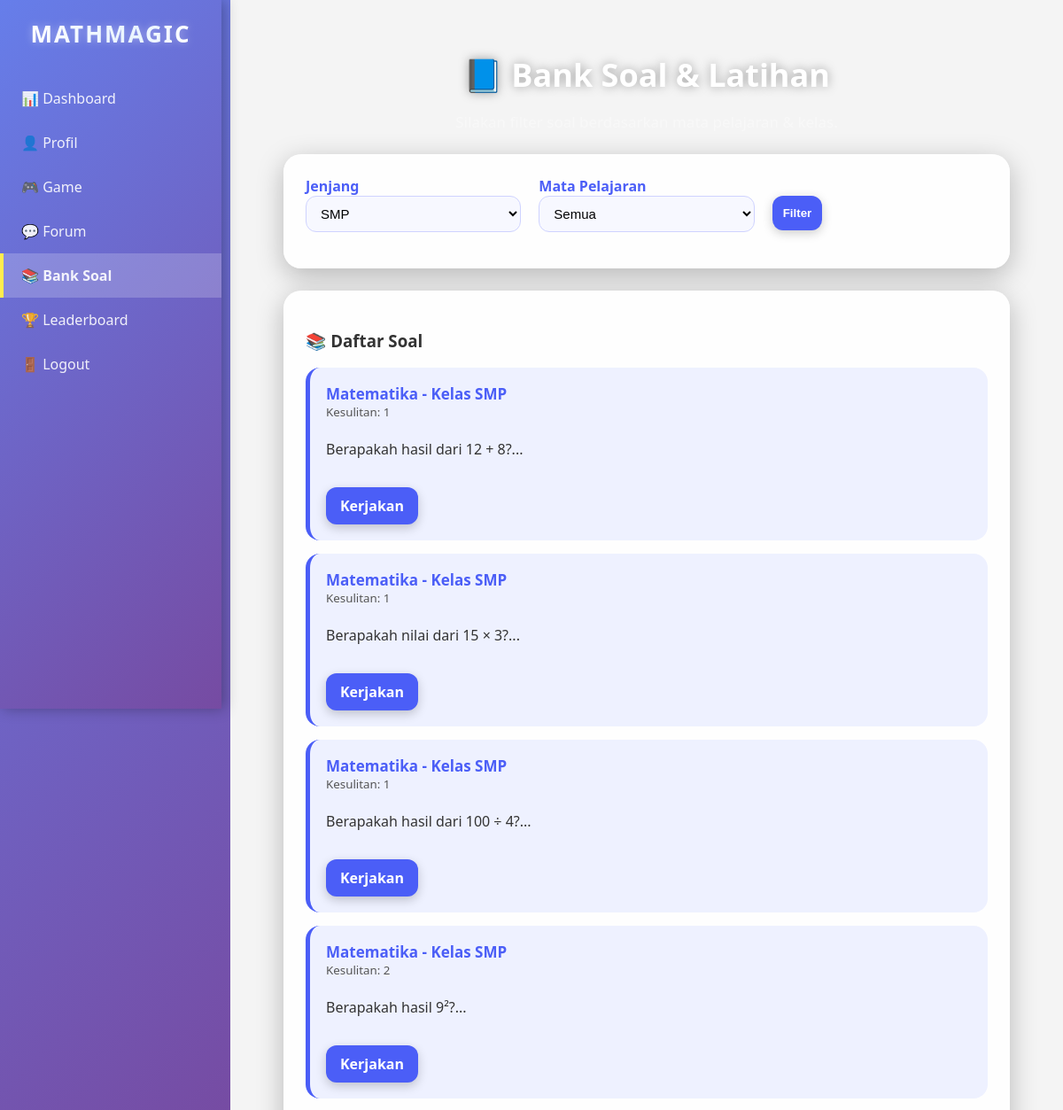
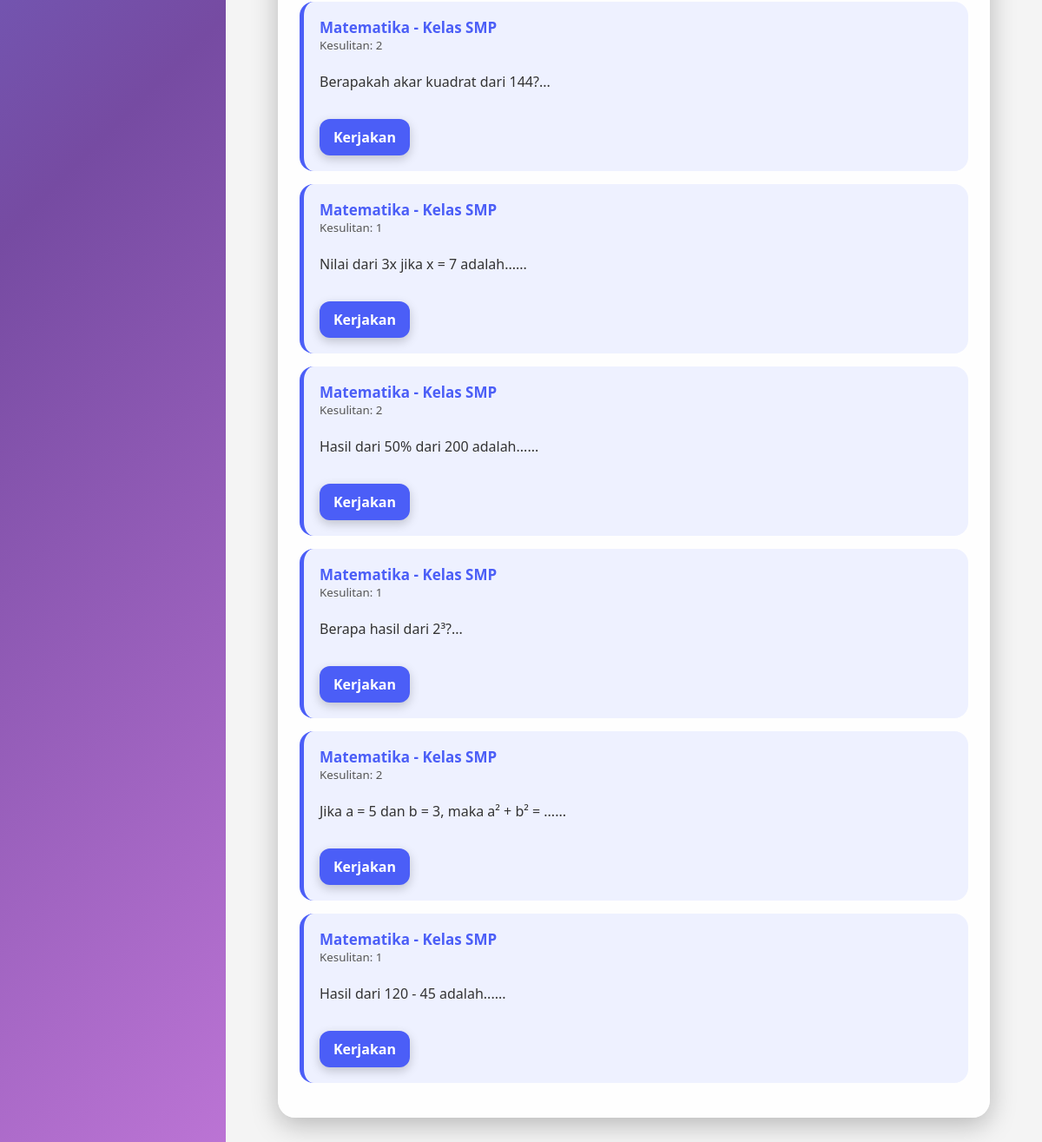
Screenshot of /siswa/banksoal.php (signed in) with the database file from the repository (2 pictures, top to bottom).
### tables this page shows
CREATE TABLE `question_bank` (
  `id` int NOT NULL,
  `created_by` int DEFAULT NULL,
  `subject_id` int NOT NULL,
  `kelas` varchar(50) NOT NULL,
  `type` enum('mcq','essay','match','numeric') NOT NULL DEFAULT 'mcq',
  `question` text NOT NULL,
  `option_a` text,
  `option_b` text,
  `option_c` text,
  `option_d` text,
  `correct_answer` varchar(255) DEFAULT NULL,
  `difficulty` tinyint DEFAULT '3',
  `created_at` datetime DEFAULT CURRENT_TIMESTAMP
);

CREATE TABLE `subjects` (
  `id` int NOT NULL,
  `code` varchar(50) NOT NULL,
  `name` varchar(150) NOT NULL,
  `description` text
);

### siswa/banksoal.php (the view, shortened to what this page needs)
<?php
require "../config.php";
include "../components/sidebar_siswa.php";
$jenjang = $_GET['jenjang'] ?? 'SMP';
$q = "SELECT qb.*, s.name AS subject_name
      FROM question_bank qb
      JOIN subjects s ON s.id = qb.subject_id
      WHERE qb.type = 'mcq'";
if ($jenjang)
    $q .= " AND qb.kelas LIKE '%$jenjang%'";
$q .= " ORDER BY qb.created_at DESC";
$questions = $conn->query($q);
?>
<!DOCTYPE html>
<html lang="id">
<head>
</head>
<body>
<div class="container">
<h2>📘 Bank Soal & Latihan</h2>
<p>Silakan filter soal berdasarkan mata pelajaran & kelas.</p>
<div class="box">
    <form method="get" class="filter-row">
        <div>
            <label>Jenjang</label>
            <select name="jenjang">
                <option value="SMP" <?= $jenjang=="SMP"?"selected":"" ?>>SMP</option>
            </select>
        </div>
        <div>
            <label>Mata Pelajaran</label>
            <select name="subject_id">
                <option value="">Semua</option>
            </select>
        </div>
        <div>
            <br>
            <button type="submit" class="btn">Filter</button>
        </div>
    </form>
</div>
<div class="box">
    <h3>📚 Daftar Soal</h3>
    <?php if ($questions->num_rows == 0): ?>
        <p><i>Tidak ada soal ditemukan.</i></p>
    <?php else: ?>
        <?php while($q = $questions->fetch_assoc()): ?>
        <div class="soal-item">
            <strong><?= $q['subject_name'] ?> - Kelas <?= $q['kelas'] ?></strong><br>
            <small>Kesulitan: <?= $q['difficulty'] ?></small><br><br>
            <div><?= substr($q['question'], 0, 100) ?>...</div>
            <br>
<a href="latihan.php?subject=<?= $q['subject_id'] ?>" class="btn">Kerjakan</a>
        </div>
        <?php endwhile; ?>
    <?php endif; ?>
</div>
</div>
</body>
</html>

### siswa/banksoal.php (style rules this page uses)
* { box-sizing: border-box; }
body { font-family: 'Segoe UI', sans-serif; background: linear-gradient(135deg, #667eea 0%, #764ba2 40%, #f093fb 100%); min-height: 100vh; margin: 0; padding: 0; color: #333; }
.container { padding: 35px; max-width: 1100px; margin: auto; }
h2 { text-align: center; color: white; font-size: 36px; margin: 0; text-shadow: 0 0 12px rgba(0,0,0,0.35); }
p { text-align: center; color: #f8f8f8; font-size: 17px; margin-bottom: 25px; }
.box { background: rgba(255,255,255,0.92); padding: 25px; border-radius: 20px; box-shadow: 0 8px 30px rgba(0,0,0,0.25); margin-bottom: 25px; animation: fadeIn 0.5s ease-out; }
.filter-row { display: flex; flex-wrap: wrap; gap: 20px; justify-content: center; }
.filter-row div { flex: 1 1 180px; }
.filter-row label { font-weight: bold; color: #4b5ef7; }
.filter-row select { width: 100%; padding: 10px 12px; border-radius: 12px; border: 1px solid #cfd3ff; background: #f7f8ff; font-size: 15px; }
.filter-row button { padding: 12px; background: #4b5ef7; border: none; border-radius: 12px; color: white; font-weight: bold; cursor: pointer; transition: 0.3s; box-shadow: 0 3px 12px rgba(0,0,0,0.2); }
.soal-item { background: #eef1ff; padding: 18px; border-radius: 16px; border-left: 5px solid #4b5ef7; margin-bottom: 15px; transition: 0.25s ease; }
.soal-item strong { color: #4b5ef7; font-size: 17px; }
.soal-item small { color: #555; }
.soal-item .btn { display: inline-block; padding: 10px 16px; background: #4b5ef7; color: white; border-radius: 12px; font-weight: bold; text-decoration: none; transition: 0.25s; margin-top: 10px; box-shadow: 0 4px 12px rgba(0,0,0,0.2); }

### rows the page displays
question_bank: subject.name "Matematika", kelas "SMP", difficulty "1", question "Berapakah hasil dari 12 + 8?"
question_bank: subject.name "Matematika", kelas "SMP", difficulty "1", question "Berapakah nilai dari 15 × 3?"
question_bank: subject.name "Matematika", kelas "SMP", difficulty "1", question "Berapakah hasil dari 100 ÷ 4?"
question_bank: subject.name "Matematika", kelas "SMP", difficulty "2", question "Berapakah hasil 9²?"
question_bank: subject.name "Matematika", kelas "SMP", difficulty "2", question "Berapakah akar kuadrat dari 144?"
question_bank: subject.name "Matematika", kelas "SMP", difficulty "1", question "Nilai dari 3x jika x = 7 adalah..."
question_bank: subject.name "Matematika", kelas "SMP", difficulty "2", question "Hasil dari 50% dari 200 adalah..."
question_bank: subject.name "Matematika", kelas "SMP", difficulty "1", question "Berapa hasil dari 2³?"
question_bank: subject.name "Matematika", kelas "SMP", difficulty "2", question "Jika a = 5 dan b = 3, maka a² + b² = ..."
question_bank: subject.name "Matematika", kelas "SMP", difficulty "1", question "Hasil dari 120 - 45 adalah..."
